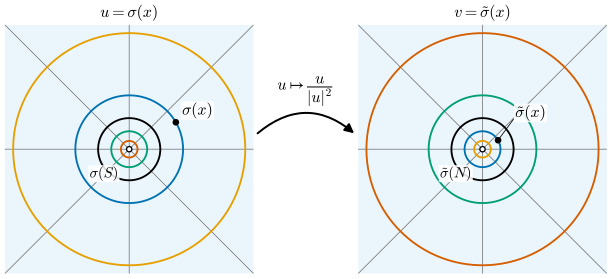

Source code (Python):
"""Figure 0.6.2: the two stereographic charts of S² and their transition map u ↦ u/|u|² (Section 0.6).

Left: chart σ (from the north pole N), coordinates u. Right: chart σ̃ (from the south pole S), coordinates v.
Both panels show the images of the circles of latitude with colatitude θ = 30°, 60°, 90°, 120°, 150°
(same colour = same circle on S²) and of eight meridians (grey rays).
A circle of latitude with colatitude θ goes to the circle of radius cot(θ/2) under σ and tan(θ/2) under σ̃,
so the product of the two radii is 1. The marked point x has colatitude 60° and longitude 30°:
σ(x) = (3/2, √3/2), σ̃(x) = (1/2, √3/6) = σ(x)/|σ(x)|².
σ(S) = 0 and σ̃(N) = 0 are the origins.

Formulas come from dgsym.stereographic(2) (GUIDELINES §7).

Run from the project root: ``PYTHONPATH=tools python3 chapters/00-tour/figures/fig-0-6-2-transition.py``
"""

import dgfig

dgfig.setup()

import matplotlib.pyplot as plt
import numpy as np
import sympy as sp

import dgsym

C = dgfig.COLORS
LW = dgfig.LW

st = dgsym.stereographic(2)
X, U = st["coords"], st["chart_coords"]
sigma = sp.lambdify(X, list(st["sigma"]), "numpy")
sigma_s = sp.lambdify(X, list(st["sigma_south"]), "numpy")
trans = sp.lambdify(U, list(st["transition"]), "numpy")


def sph(theta, lon):
    return np.array([np.sin(theta) * np.cos(lon), np.sin(theta) * np.sin(lon), np.cos(theta)])


thetas = [30, 60, 90, 120, 150]
cols = [C["accent"], C["tangent"], C["main"], C["third"], C["normal"]]
lon = np.linspace(0, 2 * np.pi, 400)
x = sph(np.deg2rad(60), np.deg2rad(30))
u_x, v_x = np.array(sigma(*x)), np.array(sigma_s(*x))

# self-checks (§12.1)
for th in thetas:
    t = np.deg2rad(th)
    pts = np.array([sph(t, a) for a in lon[::40]])
    ru = np.linalg.norm(np.array(sigma(*pts.T)), axis=0)
    rv = np.linalg.norm(np.array(sigma_s(*pts.T)), axis=0)
    assert np.allclose(ru, 1 / np.tan(t / 2)) and np.allclose(rv, np.tan(t / 2)) and np.allclose(ru * rv, 1)
assert np.allclose(u_x, [1.5, np.sqrt(3) / 2]) and np.allclose(v_x, [0.5, np.sqrt(3) / 6])
assert np.allclose(np.array(trans(*u_x)), v_x)

fig, axs = plt.subplots(1, 2, figsize=(6.4, 3.3))
R = 4.0
for k, ax in enumerate(axs):
    dgfig.schematic_axes(ax, (-R, R), (-R, R))
    ax.add_patch(plt.Rectangle((-R, -R), 2 * R, 2 * R, facecolor=C["region"], alpha=0.12, lw=0))
    for a in np.deg2rad(np.arange(0, 360, 45)):
        ax.plot([0, 1.6 * R * np.cos(a)], [0, 1.6 * R * np.sin(a)], color=C["aux"], lw=0.6, zorder=1)
    for th, col in zip(thetas, cols):
        t = np.deg2rad(th)
        rad = 1 / np.tan(t / 2) if k == 0 else np.tan(t / 2)
        ax.plot(rad * np.cos(lon), rad * np.sin(lon), color=col, lw=1.4, zorder=3)
    q = u_x if k == 0 else v_x
    ax.plot(*q, "o", color=C["main"], ms=4, zorder=6)
    ax.plot(0, 0, "o", ms=4, mfc="white", mec=C["main"], zorder=6)
    ax.set_xlim(-R, R)
    ax.set_ylim(-R, R)

box = dict(boxstyle="round,pad=0.08", fc="white", ec="none", alpha=0.85)
axs[0].text(u_x[0] + 0.2, u_x[1] + 0.25, r"$\sigma(x)$", fontsize=12, bbox=box, zorder=8)
axs[1].text(v_x[0] + 0.55, v_x[1] + 0.75, r"$\tilde\sigma(x)$", fontsize=12, bbox=box, zorder=8)
axs[1].annotate("", xy=v_x, xytext=(v_x[0] + 0.55, v_x[1] + 0.75),
                arrowprops=dict(arrowstyle="-", color=C["main"], lw=0.6), zorder=7)
axs[0].text(-0.35, -0.55, r"$\sigma(S)$", fontsize=11, ha="right", va="top", bbox=box, zorder=8)
axs[1].text(-0.35, -0.55, r"$\tilde\sigma(N)$", fontsize=11, ha="right", va="top", bbox=box, zorder=8)
axs[0].set_title(r"$u = \sigma(x)$", fontsize=12)
axs[1].set_title(r"$v = \tilde\sigma(x)$", fontsize=12)
fig.subplots_adjust(left=0.01, right=0.99, top=0.9, bottom=0.03, wspace=0.42)
dgfig.map_arrow(fig, axs[0], axs[1], r"$u \mapsto \dfrac{u}{|u|^2}$", xy_from=(1.0, 0.55), xy_to=(0.0, 0.55),
                rad=-0.45, fontsize=12, label_offset=(0.0, 0.02))
dgfig.save(fig, __file__)
